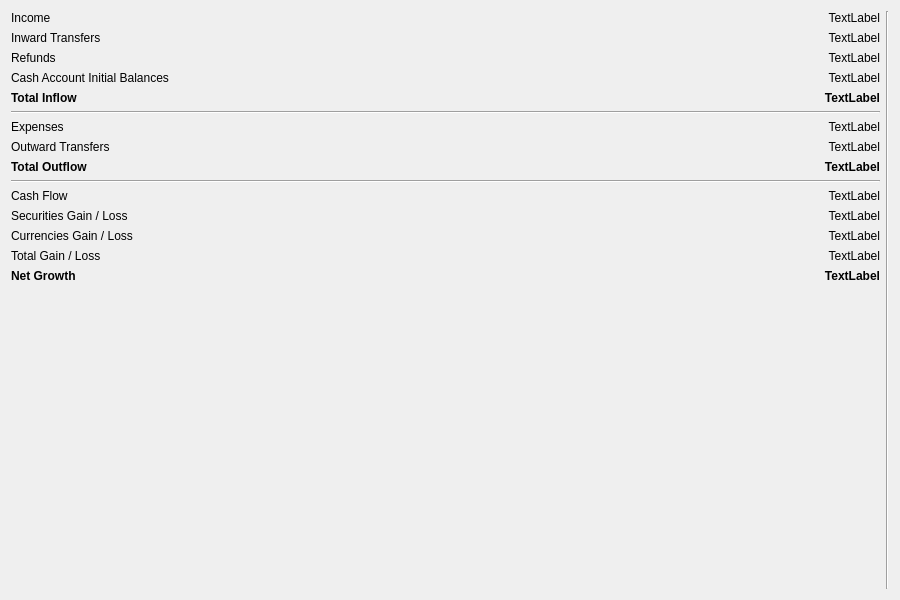
<?xml version="1.0" encoding="UTF-8"?>
<ui version="4.0">
 <class>CashFlowTotalReport</class>
 <widget class="QWidget" name="CashFlowTotalReport">
  <property name="windowModality">
   <enum>Qt::WindowModal</enum>
  </property>
  <property name="geometry">
   <rect>
    <x>0</x>
    <y>0</y>
    <width>900</width>
    <height>600</height>
   </rect>
  </property>
  <property name="windowTitle">
   <string>Cash Flow Report</string>
  </property>
  <property name="locale">
   <locale language="English" country="UnitedKingdom"/>
  </property>
  <layout class="QHBoxLayout" name="horizontalLayout">
   <item>
    <layout class="QVBoxLayout" name="verticalLayout">
     <item>
      <layout class="QFormLayout" name="inflowFormLayout">
       <item row="0" column="0">
        <widget class="QLabel" name="incomeLabel">
         <property name="text">
          <string>Income</string>
         </property>
        </widget>
       </item>
       <item row="0" column="1">
        <widget class="QLabel" name="incomeAmountLabel">
         <property name="text">
          <string>TextLabel</string>
         </property>
         <property name="alignment">
          <set>Qt::AlignRight|Qt::AlignTrailing|Qt::AlignVCenter</set>
         </property>
        </widget>
       </item>
       <item row="1" column="0">
        <widget class="QLabel" name="inwardTransfersLabel">
         <property name="text">
          <string>Inward Transfers</string>
         </property>
        </widget>
       </item>
       <item row="1" column="1">
        <widget class="QLabel" name="inwardTransfersAmountLabel">
         <property name="text">
          <string>TextLabel</string>
         </property>
         <property name="alignment">
          <set>Qt::AlignRight|Qt::AlignTrailing|Qt::AlignVCenter</set>
         </property>
        </widget>
       </item>
       <item row="2" column="0">
        <widget class="QLabel" name="refundsLabel">
         <property name="text">
          <string>Refunds</string>
         </property>
        </widget>
       </item>
       <item row="2" column="1">
        <widget class="QLabel" name="refundsAmountLabel">
         <property name="text">
          <string>TextLabel</string>
         </property>
         <property name="alignment">
          <set>Qt::AlignRight|Qt::AlignTrailing|Qt::AlignVCenter</set>
         </property>
        </widget>
       </item>
       <item row="4" column="0">
        <widget class="QLabel" name="inflowLabel">
         <property name="font">
          <font>
           <bold>true</bold>
           <underline>false</underline>
          </font>
         </property>
         <property name="text">
          <string>Total Inflow</string>
         </property>
         <property name="textFormat">
          <enum>Qt::AutoText</enum>
         </property>
        </widget>
       </item>
       <item row="4" column="1">
        <widget class="QLabel" name="inflowAmountLabel">
         <property name="font">
          <font>
           <bold>true</bold>
          </font>
         </property>
         <property name="text">
          <string>TextLabel</string>
         </property>
         <property name="alignment">
          <set>Qt::AlignRight|Qt::AlignTrailing|Qt::AlignVCenter</set>
         </property>
        </widget>
       </item>
       <item row="3" column="0">
        <widget class="QLabel" name="initialBalancesLabel">
         <property name="text">
          <string>Cash Account Initial Balances</string>
         </property>
        </widget>
       </item>
       <item row="3" column="1">
        <widget class="QLabel" name="initialBalancesAmountLabel">
         <property name="text">
          <string>TextLabel</string>
         </property>
         <property name="alignment">
          <set>Qt::AlignRight|Qt::AlignTrailing|Qt::AlignVCenter</set>
         </property>
        </widget>
       </item>
      </layout>
     </item>
     <item>
      <widget class="Line" name="line_1">
       <property name="orientation">
        <enum>Qt::Horizontal</enum>
       </property>
      </widget>
     </item>
     <item>
      <layout class="QFormLayout" name="outflowFormLayout">
       <item row="0" column="0">
        <widget class="QLabel" name="expensesLabel">
         <property name="text">
          <string>Expenses</string>
         </property>
        </widget>
       </item>
       <item row="0" column="1">
        <widget class="QLabel" name="expensesAmountLabel">
         <property name="text">
          <string>TextLabel</string>
         </property>
         <property name="alignment">
          <set>Qt::AlignRight|Qt::AlignTrailing|Qt::AlignVCenter</set>
         </property>
        </widget>
       </item>
       <item row="1" column="0">
        <widget class="QLabel" name="outwardTransfersLabel">
         <property name="text">
          <string>Outward Transfers</string>
         </property>
        </widget>
       </item>
       <item row="1" column="1">
        <widget class="QLabel" name="outwardTransfersAmountLabel">
         <property name="text">
          <string>TextLabel</string>
         </property>
         <property name="alignment">
          <set>Qt::AlignRight|Qt::AlignTrailing|Qt::AlignVCenter</set>
         </property>
        </widget>
       </item>
       <item row="2" column="0">
        <widget class="QLabel" name="outflowLabel">
         <property name="font">
          <font>
           <bold>true</bold>
           <underline>false</underline>
          </font>
         </property>
         <property name="text">
          <string>Total Outflow</string>
         </property>
         <property name="textFormat">
          <enum>Qt::AutoText</enum>
         </property>
        </widget>
       </item>
       <item row="2" column="1">
        <widget class="QLabel" name="outflowAmountLabel">
         <property name="font">
          <font>
           <bold>true</bold>
          </font>
         </property>
         <property name="text">
          <string>TextLabel</string>
         </property>
         <property name="alignment">
          <set>Qt::AlignRight|Qt::AlignTrailing|Qt::AlignVCenter</set>
         </property>
        </widget>
       </item>
      </layout>
     </item>
     <item>
      <widget class="Line" name="line_2">
       <property name="orientation">
        <enum>Qt::Horizontal</enum>
       </property>
      </widget>
     </item>
     <item>
      <layout class="QFormLayout" name="gainLossFormLayout">
       <item row="0" column="0">
        <widget class="QLabel" name="cashFlowLabel">
         <property name="font">
          <font>
           <bold>false</bold>
           <underline>false</underline>
          </font>
         </property>
         <property name="toolTip">
          <string>&lt;html&gt;&lt;head/&gt;&lt;body&gt;&lt;p&gt;Cash Flow is the difference between Total Inflow and Total Outflow. It does not reflect any Currency exchange rate or Security price fluctuations.&lt;/p&gt;&lt;/body&gt;&lt;/html&gt;</string>
         </property>
         <property name="text">
          <string>Cash Flow</string>
         </property>
         <property name="textFormat">
          <enum>Qt::AutoText</enum>
         </property>
        </widget>
       </item>
       <item row="0" column="1">
        <widget class="QLabel" name="cashFlowAmountLabel">
         <property name="font">
          <font>
           <bold>false</bold>
          </font>
         </property>
         <property name="text">
          <string>TextLabel</string>
         </property>
         <property name="alignment">
          <set>Qt::AlignRight|Qt::AlignTrailing|Qt::AlignVCenter</set>
         </property>
        </widget>
       </item>
       <item row="3" column="0">
        <widget class="QLabel" name="gainLossLabel">
         <property name="font">
          <font>
           <bold>false</bold>
           <underline>false</underline>
          </font>
         </property>
         <property name="text">
          <string>Total Gain / Loss</string>
         </property>
         <property name="textFormat">
          <enum>Qt::AutoText</enum>
         </property>
        </widget>
       </item>
       <item row="3" column="1">
        <widget class="QLabel" name="gainLossAmountLabel">
         <property name="font">
          <font>
           <bold>false</bold>
          </font>
         </property>
         <property name="text">
          <string>TextLabel</string>
         </property>
         <property name="alignment">
          <set>Qt::AlignRight|Qt::AlignTrailing|Qt::AlignVCenter</set>
         </property>
        </widget>
       </item>
       <item row="4" column="0">
        <widget class="QLabel" name="netGrowthLabel">
         <property name="font">
          <font>
           <bold>true</bold>
          </font>
         </property>
         <property name="text">
          <string>Net Growth</string>
         </property>
        </widget>
       </item>
       <item row="4" column="1">
        <widget class="QLabel" name="netGrowthAmountLabel">
         <property name="font">
          <font>
           <bold>true</bold>
          </font>
         </property>
         <property name="text">
          <string>TextLabel</string>
         </property>
         <property name="alignment">
          <set>Qt::AlignRight|Qt::AlignTrailing|Qt::AlignVCenter</set>
         </property>
        </widget>
       </item>
       <item row="1" column="0">
        <widget class="QLabel" name="gainLossSecuritiesLabel">
         <property name="text">
          <string>Securities Gain / Loss</string>
         </property>
        </widget>
       </item>
       <item row="2" column="0">
        <widget class="QLabel" name="gainLossCurrenciesLabel">
         <property name="text">
          <string>Currencies Gain / Loss</string>
         </property>
        </widget>
       </item>
       <item row="2" column="1">
        <widget class="QLabel" name="gainLossCurrenciesAmountLabel">
         <property name="text">
          <string>TextLabel</string>
         </property>
         <property name="alignment">
          <set>Qt::AlignRight|Qt::AlignTrailing|Qt::AlignVCenter</set>
         </property>
        </widget>
       </item>
       <item row="1" column="1">
        <widget class="QLabel" name="gainLossSecuritiesAmountLabel">
         <property name="text">
          <string>TextLabel</string>
         </property>
         <property name="alignment">
          <set>Qt::AlignRight|Qt::AlignTrailing|Qt::AlignVCenter</set>
         </property>
        </widget>
       </item>
      </layout>
     </item>
     <item>
      <spacer name="verticalSpacer">
       <property name="orientation">
        <enum>Qt::Vertical</enum>
       </property>
       <property name="sizeHint" stdset="0">
        <size>
         <width>20</width>
         <height>40</height>
        </size>
       </property>
      </spacer>
     </item>
    </layout>
   </item>
   <item>
    <widget class="Line" name="line">
     <property name="orientation">
      <enum>Qt::Vertical</enum>
     </property>
    </widget>
   </item>
  </layout>
 </widget>
 <resources/>
 <connections/>
</ui>
